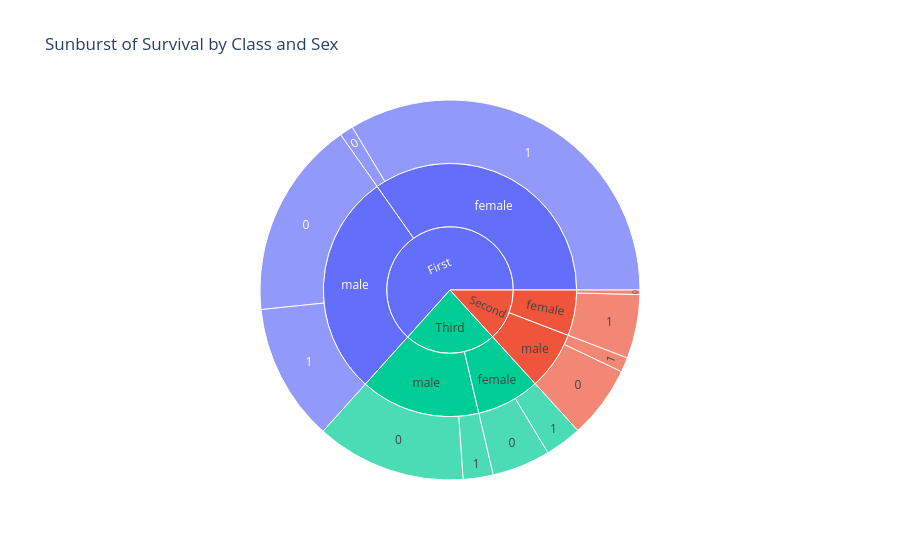

Notebook code for this chart:
### Code cell
# 4. New Chart Type: Sunburst

# Design choice: Sunburst shows hierarchical breakdown of survival by class and sex.

df["class"] = df["class"].astype(str)
df["sex"] = df["sex"].astype(str)
df["survived"] = df["survived"].astype(str)


fig_sunburst = px.sunburst(
    df,
    path=["class", "sex", "survived"],
    values="fare",
    color="class",
    hover_data=["age", "fare"],
    title="Sunburst of Survival by Class and Sex"
)
fig_sunburst.write_html("sunburst_chart.html")
fig_sunburst.show()

### Figure 1 — Plotly figure (JSON) as saved in the notebook; plotly's stock layout.template omitted (floating-point values rounded to 4 significant figures)
{"data": [{"branchvalues": "total", "customdata": [["(?)", 9644.0, "First"], ["(?)", 4843.0, "First"], ["(?)", 8202.0, "First"], ["(?)", 9976.0, "First"], ["(?)", 331.8, "First"], ["(?)", 3359.0, "First"], ["(?)", 18180.0, "First"], ["(?)", 109.5, "Second"], ["(?)", 2132.0, "Second"], ["(?)", 1670.0, "Second"], ["(?)", 3802.0, "Second"], ["(?)", 1773.0, "Second"], ["(?)", 358.6, "Second"], ["(?)", 1560.0, "Second"], ["(?)", 4394.0, "Third"], ["(?)", 2321.0, "Third"], ["(?)", 1424.0, "Third"], ["(?)", 897.4, "Third"], ["(?)", 6715.0, "Third"], ["(?)", 732.2, "Third"], ["(?)", 3661.0, "Third"]], "domain": {"x": [0, 1], "y": [0, 1]}, "hovertemplate": "labels=%{label}<br>fare=%{customdata[1]}<br>parent=%{parent}<br>id=%{id}<br>age=%{customdata[0]}<br>class=%{customdata[2]}<extra></extra>", "ids": ["First/female/1", "First/male/0", "First/male", "First/female", "First/female/0", "First/male/1", "First", "Second/female/0", "Second/male", "Second/female", "Second", "Second/male/0", "Second/male/1", "Second/female/1", "Third/male", "Third/female", "Third/female/0", "Third/female/1", "Third", "Third/male/1", "Third/male/0"], "labels": ["1", "0", "male", "female", "0", "1", "First", "0", "male", "female", "Second", "0", "1", "1", "male", "female", "0", "1", "Third", "1", "0"], "marker": {"colors": ["#636efa", "#636efa", "#636efa", "#636efa", "#636efa", "#636efa", "#636efa", "#EF553B", "#EF553B", "#EF553B", "#EF553B", "#EF553B", "#EF553B", "#EF553B", "#00cc96", "#00cc96", "#00cc96", "#00cc96", "#00cc96", "#00cc96", "#00cc96"]}, "name": "", "parents": ["First/female", "First/male", "First", "First", "First/female", "First/male", "", "Second/female", "Second", "Second", "", "Second/male", "Second/male", "Second/female", "Third", "Third", "Third/female", "Third/female", "", "Third/male", "Third/male"], "type": "sunburst", "values": [9644.0, 4843.0, 8202.0, 9976.0, 331.8, 3359.0, 18180.0, 109.5, 2132.0, 1670.0, 3802.0, 1773.0, 358.6, 1560.0, 4394.0, 2321.0, 1424.0, 897.4, 6715.0, 732.2, 3661.0]}], "layout": {"autosize": true, "legend": {"tracegroupgap": 0}, "title": {"text": "Sunburst of Survival by Class and Sex"}}}
